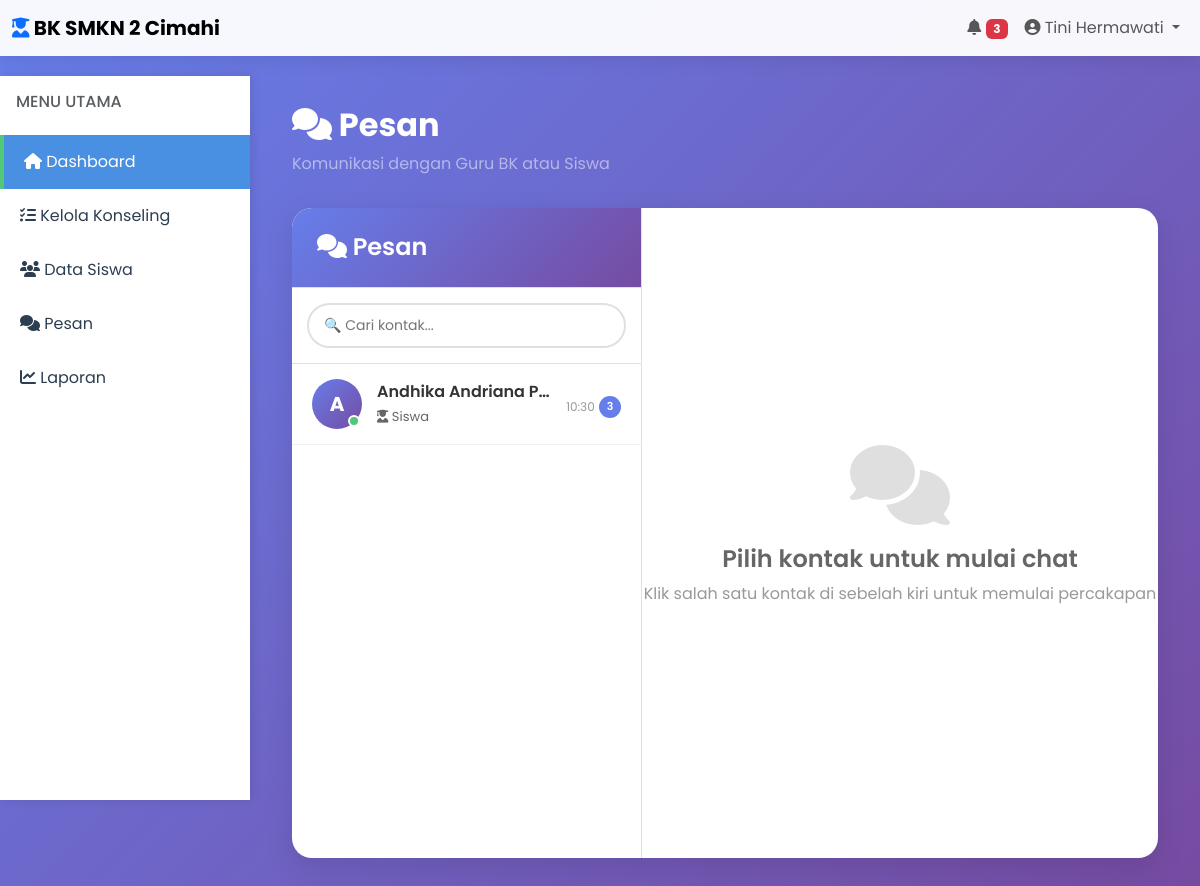
/chat (signed in), run on the app's committed database.
### app_dhika.py (models this page shows)
class UserDhika(dbDhika.Model):
    idDhika = dbDhika.Column(dbDhika.Integer, primary_key=True)
    usernameDhika = dbDhika.Column(dbDhika.String(100), unique=True, nullable=False)
    passwordDhika = dbDhika.Column(dbDhika.String(200), nullable=False)
    namaDhika = dbDhika.Column(dbDhika.String(100), nullable=False)
    emailDhika = dbDhika.Column(dbDhika.String(100))
    roleDhika = dbDhika.Column(dbDhika.String(20), nullable=False)
    fotoDhika = dbDhika.Column(dbDhika.String(200), default='default.jpg')
    createdDhika = dbDhika.Column(dbDhika.DateTime, default=datetime.utcnow)

### app_dhika.py (the view)
@appDhika.route('/chat')
@login_required_dhika
def chatDhika():
    userIdDhika = session.get('user_id_dhika')
    roleDhika = session.get('role_dhika')
    if roleDhika == 'siswa':
        kontakDhika = UserDhika.query.filter_by(roleDhika='guru_bk').all()
    else:
        kontakDhika = UserDhika.query.filter_by(roleDhika='siswa').all()
    return render_template('chat_dhika.html', kontak_list=kontakDhika)

### app_dhika.py (called while the page is built)
def login_required_dhika(f):
    @wraps(f)
    def decorated_function(*args, **kwargs):
        if 'user_id_dhika' not in session:
            flash('Silakan login terlebih dahulu', 'warning')
            return redirect(url_for('loginDhika'))
        return f(*args, **kwargs)
    return decorated_function

### templates/chat_dhika.html (shortened to what this page needs)
{% extends 'base_dhika.html' %}
{% block contentDhika %}
<div class="container-fluid">
    <div class="row mb-3">
        <div class="col-12">
            <h2 class="fw-bold text-white">
                <i class="fas fa-comments"></i> Pesan
            </h2>
            <p class="text-white-50">Komunikasi dengan Guru BK atau Siswa</p>
        </div>
    </div>
    <div class="chatContainerDhika">
        <div class="chatSidebarDhika" id="chatSidebarDhika">
            <div class="chatHeaderDhika">
                <h4><i class="fas fa-comments"></i> Pesan</h4>
            </div>
            <div class="chatSearchDhika">
                <input type="text" placeholder="🔍 Cari kontak..." id="searchContactDhika">
            </div>
            <div class="contactListDhika" id="contactListDhika">
                {% if kontak_list %}
                    {% for kontak in kontak_list %}
                    <div class="contactItemDhika" onclick="openChatDhika({{ kontak.idDhika }}, '{{ kontak.namaDhika }}')">
                        <div class="contactAvatarDhika">
                            {{ kontak.namaDhika[0].upper() }}
                            <div class="onlineStatusDhika"></div>
                        </div>
                        <div class="contactInfoDhika">
                            <h6>{{ kontak.namaDhika }}</h6>
                            <p>
                                {% if kontak.roleDhika == 'guru_bk' %}
                                <i class="fas fa-chalkboard-teacher"></i> Guru BK
                                {% else %}
                                <i class="fas fa-user-graduate"></i> Siswa
                                {% endif %}
                            </p>
                        </div>
                        <div class="contactMetaDhika">
                            <small>10:30</small>
                            <div class="unreadBadgeDhika">3</div>
                        </div>
                    </div>
                    {% endfor %}
                {% else %}
                    <div class="text-center py-5">
                        <i class="fas fa-user-slash fa-3x text-muted mb-3"></i>
                        <p class="text-muted">Belum ada kontak</p>
                    </div>
                {% endif %}
            </div>
        </div>
        <div class="chatMainDhika" id="chatMainDhika">
            <div class="emptyStateDhika">
                <i class="fas fa-comments"></i>
                <h4>Pilih kontak untuk mulai chat</h4>
                <p>Klik salah satu kontak di sebelah kiri untuk memulai percakapan</p>
            </div>
        </div>
    </div>
</div>
{% endblock %}

### templates/base_dhika.html (style rules this page uses)
* { font-family: 'Poppins', sans-serif; }
:root { --primaryDhika: #4A90E2; --secondaryDhika: #50C878; --dangerDhika: #E74C3C; --warningDhika: #F39C12; --darkDhika: #2C3E50; --lightDhika: #ECF0F1; }
body { background: linear-gradient(135deg, #667eea 0%, #764ba2 100%); min-height: 100vh; }

### templates/chat_dhika.html (style rules this page uses)
.chatContainerDhika { background: white; border-radius: 20px; overflow: hidden; box-shadow: 0 10px 30px rgba(0,0,0,0.1); height: calc(100vh - 150px); display: flex; }
.chatSidebarDhika { width: 350px; border-right: 1px solid #e0e0e0; display: flex; flex-direction: column; }
.chatHeaderDhika { padding: 25px; border-bottom: 1px solid #e0e0e0; background: linear-gradient(135deg, #667eea 0%, #764ba2 100%); color: white; }
.chatHeaderDhika h4 { margin: 0; font-weight: 600; }
.chatSearchDhika { padding: 15px; border-bottom: 1px solid #e0e0e0; }
.chatSearchDhika input { width: 100%; padding: 10px 15px; border: 2px solid #e0e0e0; border-radius: 25px; font-size: 14px; transition: all 0.3s; }
.contactListDhika { flex: 1; overflow-y: auto; }
.contactItemDhika { padding: 15px 20px; border-bottom: 1px solid #f0f0f0; cursor: pointer; transition: all 0.3s; display: flex; align-items: center; gap: 15px; }
.contactAvatarDhika { width: 50px; height: 50px; border-radius: 50%; background: linear-gradient(135deg, #667eea 0%, #764ba2 100%); display: flex; align-items: center; justify-content: center; color: white; font-weight: 700; font-size: 20px; flex-shrink: 0; position: relative; }
.onlineStatusDhika { width: 12px; height: 12px; background: #50C878; border: 2px solid white; border-radius: 50%; position: absolute; bottom: 2px; right: 2px; }
.contactInfoDhika { flex: 1; min-width: 0; }
.contactInfoDhika h6 { margin: 0 0 5px 0; font-weight: 600; color: #333; white-space: nowrap; overflow: hidden; text-overflow: ellipsis; }
.contactInfoDhika p { margin: 0; font-size: 13px; color: #666; white-space: nowrap; overflow: hidden; text-overflow: ellipsis; }
.contactMetaDhika { text-align: right; flex-shrink: 0; }
.contactMetaDhika small { color: #999; font-size: 12px; }
.unreadBadgeDhika { background: #667eea; color: white; border-radius: 50%; width: 22px; height: 22px; display: inline-flex; align-items: center; justify-content: center; font-size: 11px; font-weight: 600; margin-top: 5px; }
.chatMainDhika { flex: 1; display: flex; flex-direction: column; }
.emptyStateDhika { flex: 1; display: flex; flex-direction: column; align-items: center; justify-content: center; color: #999; }
.emptyStateDhika i { font-size: 80px; margin-bottom: 20px; opacity: 0.3; }
.emptyStateDhika h4 { color: #666; font-weight: 600; }
.emptyStateDhika p { color: #999; }

### data on the page
UserDhika: namaDhika "A", namaDhika "Andhika Andriana P…", roleDhika "siswa" (drawn)

### other printed values
{{ session.nama_dhika }} "Tini Hermawati"
